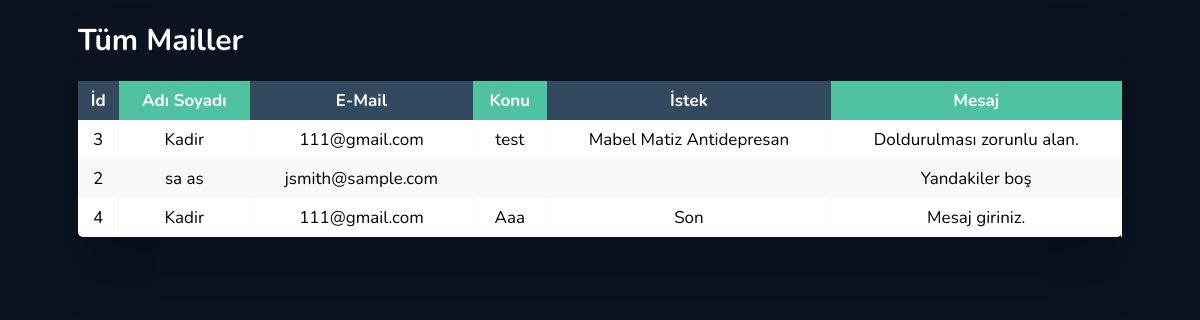
The app's page /mailler.php (signed in) with its own data.
### tables this page shows
CREATE TABLE IF NOT EXISTS `iletisim` (
  `id` int(11) NOT NULL AUTO_INCREMENT,
  `adi` varchar(30) NOT NULL,
  `mail` varchar(70) NOT NULL,
  `konu` varchar(80) DEFAULT NULL,
  `istek` varchar(100) DEFAULT NULL,
  `mesaj` varchar(500) NOT NULL,
  PRIMARY KEY (`id`)
);

### mailler.php (the view, shortened to what this page needs)
<?php
require_once './ana.php';
?>
<?php if (isset($_SESSION['id']) && isset($_SESSION['user_name'])) {
    if ($_SESSION['id'] == 5 && $_SESSION['user_name'] == 'admin') {
?>
<div class="table-wrapper">
    <table class="fl-table">
        <thead>
        <h1>Tüm Mailler</h1>
        <tr>
            <th>İd</th>
            <th>Adı Soyadı</th>
            <th>E-Mail</th>
            <th>Konu</th>
            <th>İstek</th>
            <th>Mesaj</th>
        </tr>
        </thead>
        <tbody>
           <?php
              $mailler = $conn->query("SELECT * FROM iletisim")->fetchAll();
              foreach ($mailler as $mail) {
                  echo "<tr>";
                  echo "<td>". $mail['id'] ."</td>";
                  echo "<td>". $mail['adi'] ."</td>";
                  echo "<td>". $mail['mail'] ."</td>";
                  echo "<td>". $mail['konu'] ."</td>";
                  echo "<td>". $mail['istek'] ."</td>";
                  echo "<td>". $mail['mesaj'] ."</td>";
                  echo "</tr>";
                    }
            ?>
    </table>
</div>
<?php
require_once './son.php';
 }
}
else {
    header("Location: ev.php");
	exit(); }
?>

### css/style.css (style rules this page uses)
* { box-sizing: border-box; }
body { margin-bottom: 55px; background-color: #0b1320; font-family: 'Nunito', sans-serif; }
.table-wrapper { margin: 10px 70px 70px; box-shadow: 0px 35px 50px rgba( 0, 0, 0, 0.2 ); }
.fl-table { border-radius: 5px; font-size: 17px; font-weight: normal; border: none; border-collapse: collapse; width: 100%; max-width: 100%; white-space: nowrap; background-color: white; }
.fl-table td, .fl-table th { text-align: center; padding: 8px; }
.fl-table td { border-right: 1px solid #f8f8f8; font-size: 17px; }
.table-wrapper h1 { color: #ffffff; font-size: 30px; }
.fl-table thead th { color: #ffffff; background: #4FC3A1; }
.fl-table thead th:nth-child(odd) { color: #ffffff; background: #324960; }
.fl-table tr:nth-child(even) { background: #F8F8F8; }

### records on screen
iletisim: id "3", adi "Kadir", mail "111@gmail.com", konu "test", istek "Mabel Matiz Antidepresan", mesaj "Doldurulması zorunlu alan."
iletisim: id "2", adi "sa as", mail "jsmith@sample.com", mesaj "Yandakiler boş"
iletisim: id "4", adi "Kadir", mail "111@gmail.com", konu "Aaa", istek "Son", mesaj "Mesaj giriniz."
